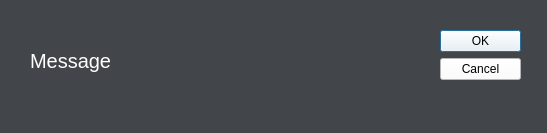
<?xml version="1.0" encoding="UTF-8"?>
<ui version="4.0">
 <class>Dialog</class>
 <widget class="QDialog" name="Dialog">
  <property name="geometry">
   <rect>
    <x>0</x>
    <y>0</y>
    <width>547</width>
    <height>133</height>
   </rect>
  </property>
  <property name="windowTitle">
   <string>Dialog</string>
  </property>
  <property name="styleSheet">
   <string notr="true">background-color: #424549;</string>
  </property>
  <widget class="QDialogButtonBox" name="buttonBox">
   <property name="geometry">
    <rect>
     <x>440</x>
     <y>30</y>
     <width>81</width>
     <height>221</height>
    </rect>
   </property>
   <property name="styleSheet">
    <string notr="true">background-color: white;</string>
   </property>
   <property name="orientation">
    <enum>Qt::Vertical</enum>
   </property>
   <property name="standardButtons">
    <set>QDialogButtonBox::Cancel|QDialogButtonBox::Ok</set>
   </property>
  </widget>
  <widget class="QLabel" name="label">
   <property name="geometry">
    <rect>
     <x>30</x>
     <y>20</y>
     <width>391</width>
     <height>81</height>
    </rect>
   </property>
   <property name="styleSheet">
    <string notr="true">color: white;
font-size: 20px;</string>
   </property>
   <property name="text">
    <string>Message</string>
   </property>
  </widget>
 </widget>
 <resources/>
 <connections>
  <connection>
   <sender>buttonBox</sender>
   <signal>accepted()</signal>
   <receiver>Dialog</receiver>
   <slot>accept()</slot>
   <hints>
    <hint type="sourcelabel">
     <x>248</x>
     <y>254</y>
    </hint>
    <hint type="destinationlabel">
     <x>157</x>
     <y>274</y>
    </hint>
   </hints>
  </connection>
  <connection>
   <sender>buttonBox</sender>
   <signal>rejected()</signal>
   <receiver>Dialog</receiver>
   <slot>reject()</slot>
   <hints>
    <hint type="sourcelabel">
     <x>316</x>
     <y>260</y>
    </hint>
    <hint type="destinationlabel">
     <x>286</x>
     <y>274</y>
    </hint>
   </hints>
  </connection>
 </connections>
</ui>
